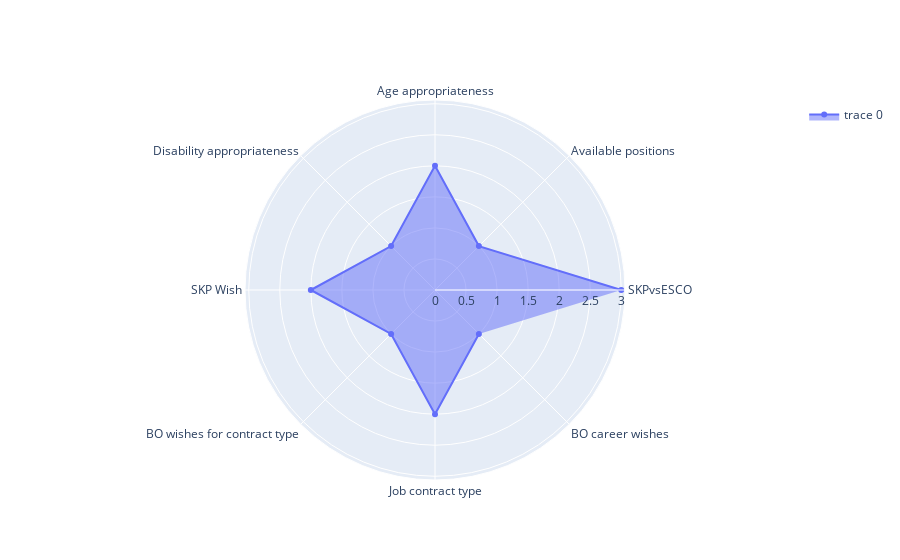

The cell this chart's notebook holds for it:
### Markdown cell above
## Radar plot of a DEXi evaluation with plotly

### Code cell
from plotly.offline import plot
from plotly.graph_objs import Scatter, Scatterpolar
import plotly.graph_objs as go

df = pd.DataFrame.from_dict(qq_res)
sel_cols = ['SKPvsESCO','Available positions', 'Age appropriateness',
 'Disability appropriateness',
 'SKP Wish',
 'BO wishes for contract type',
 'Job contract type',
 'BO career wishes']

fig = go.Figure()

r = []
for c in sel_cols:
    r.append(df.loc[:, c][0]) 
             


fig.add_trace(go.Scatterpolar(r=r, theta=sel_cols, fill='toself',))
fig.update_layout(polar=dict(radialaxis=dict(visible=True),),showlegend=True)

fig.show()

### Figure 1 — Plotly figure (JSON) as saved in the notebook; plotly's stock layout.template omitted (floating-point values rounded to 4 significant figures)
{"data": [{"fill": "toself", "r": [3, 1, 2, 1, 2, 1, 2, 1], "theta": ["SKPvsESCO", "Available positions", "Age appropriateness", "Disability appropriateness", "SKP Wish", "BO wishes for contract type", "Job contract type", "BO career wishes"], "type": "scatterpolar"}], "layout": {"autosize": true, "dragmode": "zoom", "polar": {"angularaxis": {"type": "category"}, "radialaxis": {"autorange": true, "range": [0, 3.13], "type": "linear", "visible": true}}, "showlegend": true}}
